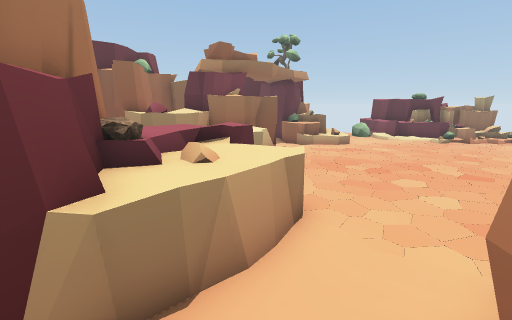
View 1 (above)

23 first-person views from a walk through a 3-D level made in the Unity game engine. The camera is 1.2 m above the floor, tilts 12° down and sees 90° across. The floor is counted in squares, 0.5 m on a side. Each view is taken from the middle of a square. On the plan, view 1 faces up. The plan holds only what a view shows up to about 17 squares ahead; the rest is blank. The place goes on beyond the plan. Some animated figures are not drawn. Some surface patterns are stand-ins.

View 2
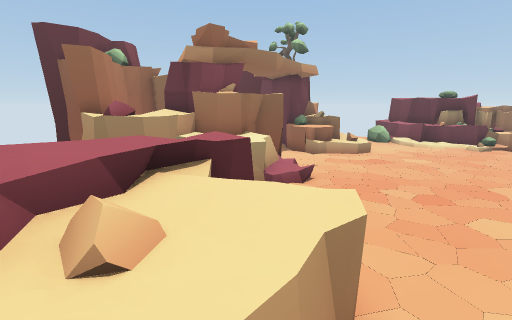

View 3
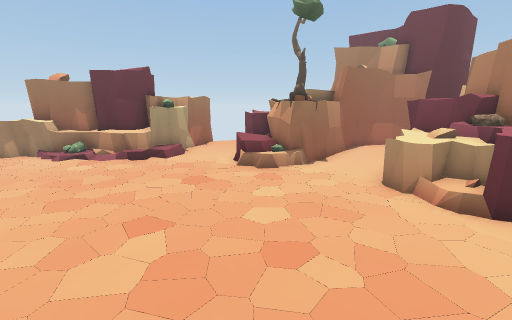

View 4
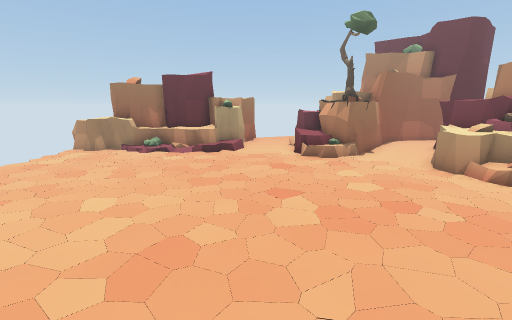

View 5
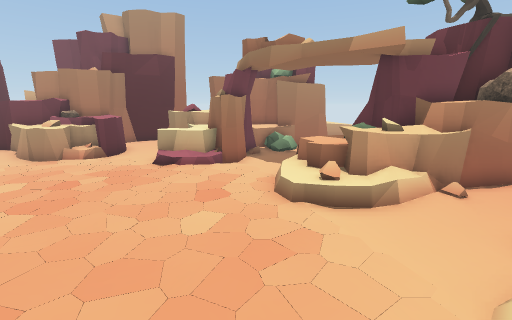

View 6
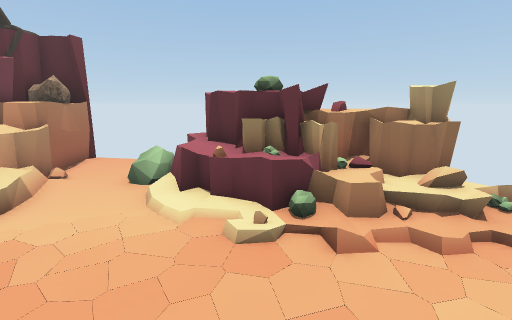

View 7
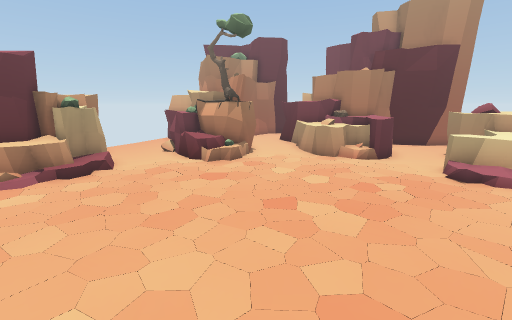

View 8
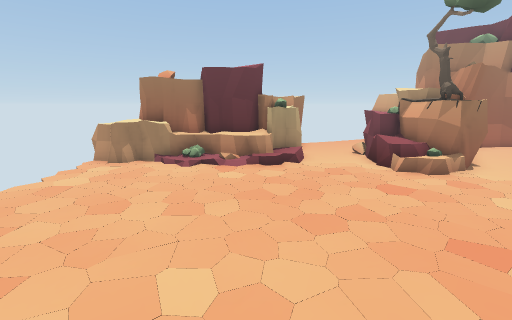

View 9
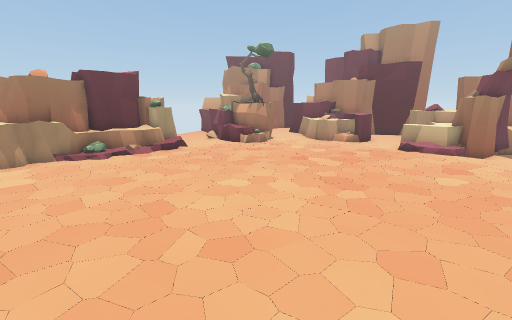

View 10
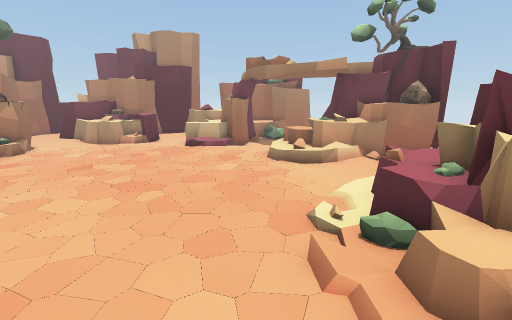

View 11
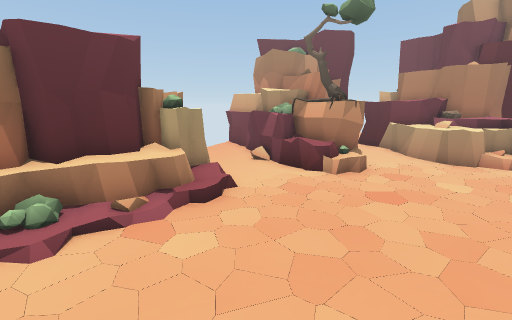

View 12
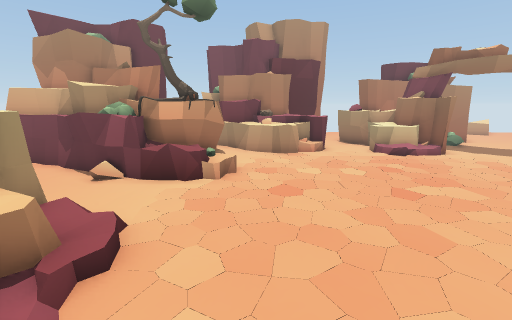

View 13
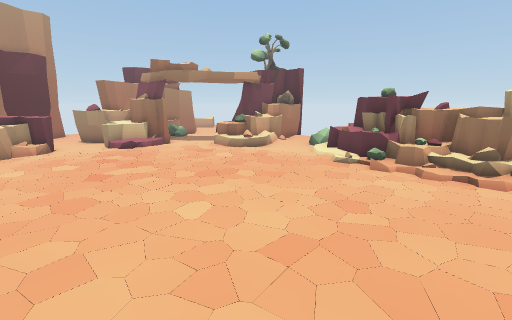

View 14
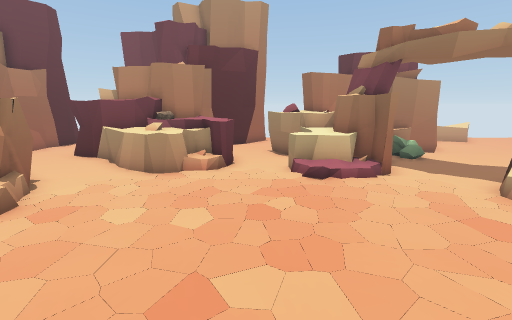

View 15
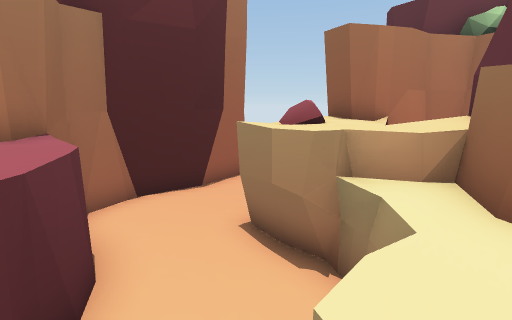

View 16
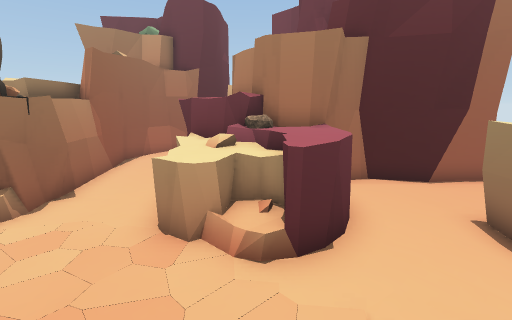

View 17
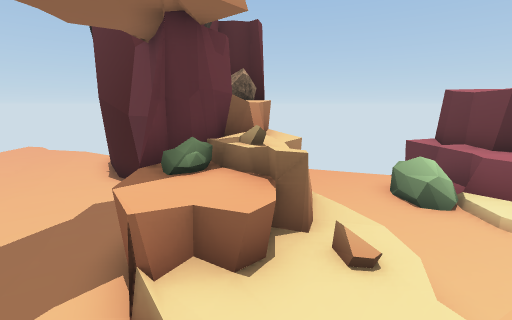

View 18
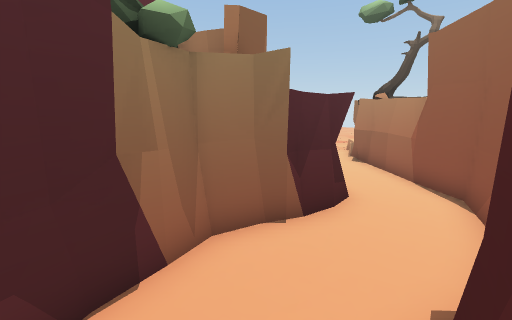

View 19
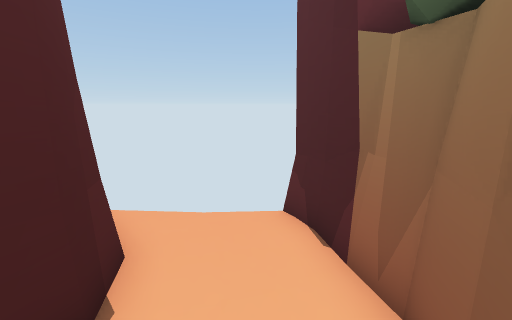

View 20
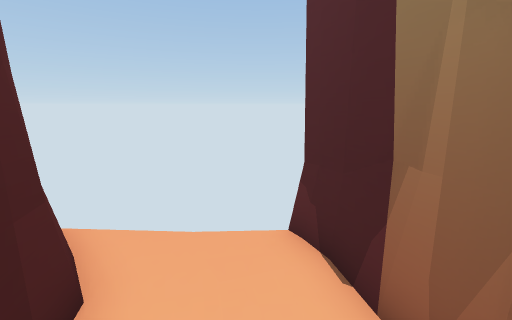

View 21
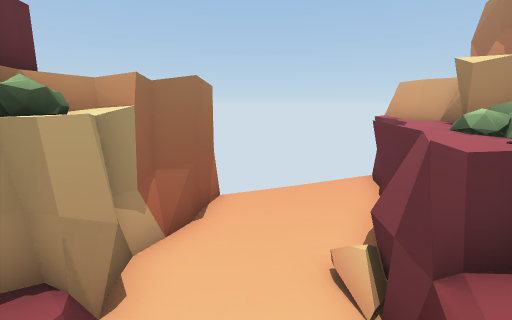

View 22
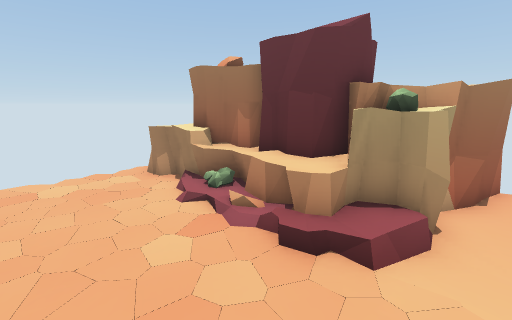

View 23
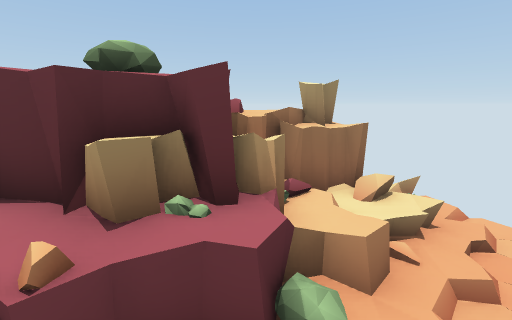

### Floor plan
Key: @ floor where view 1 was taken; # wall or solid block; x gap in a wall; . main floor; : floor 0.25 m higher than the main floor; + floor 0.5 m higher than the main floor; * floor 0.75 m higher than the main floor; % floor 1 m higher than the main floor; / step, stairs or slope; = window, fence, low wall or low ledge; ^ raised ledge; B bush; R rock; T tree; O other object.
Columns run from 10 left of view 1 to 18 right of it. Each row starts with its distance up from view 1.
 28  ...
 27  ......
 26   .....
 25    ....=#
 24    .....#   ###
 23    ..... ####BB... ==
 22    .......##### ...=##
 21    :.......####=../ ##  #
 20      #......###=../.O=BBRR###
 19      ^#.....##R=....=+B#=+=##
 18       ^.....=#*=.... RBB=+::#
 17     #^#  ...=+*::.....=#:::.
 16     #### ....#::.........:..
 15 #####==###..................
 14   ### ####^#................
 13    ###%##O^=................
 12     ##%#==*:................
 11     =####==:................
 10  ##..#=#..=.................
  9  ###........................
  8    ##...===.................
  7     ##.=%%=#................
  6     ####====................
  5        #BR==................
  4        ##R=.................
  3        ##=...#=O............
  2         #=..###O...........
  1  #####  #..=####=...:+::#===#
  0 ###.#####.@^T##^x..#=##O###=#
 -1  .........#^^#^^=..###^^#####
 -2  ........##^^BB^...###  #
 -3  .########  ^^^...#^ ^
 -4  ##         ^^=...^
 -5            #^^... #
 -6           ###=
 -7             ##

Where each view was taken, in squares from view 1:
view 1: 0 up, 0 right, facing up
view 2: 3 up, 0 right, facing up
view 3: 13 up, 5 right, facing down
view 4: 15 up, 8 right, facing down
view 5: 15 up, 12 right, facing left
view 6: 12 up, 12 right, facing up
view 7: 12 up, 12 right, facing down-left
view 8: 12 up, 11 right, facing down
view 9: 15 up, 17 right, facing down-left
view 10: 15 up, 17 right, facing left
view 11: 7 up, 14 right, facing down-left
view 12: 4 up, 14 right, facing left
view 13: 6 up, 17 right, facing up-left
view 14: 9 up, 10 right, facing left
view 15: 10 up, 1 right, facing left
view 16: 10 up, 3 right, facing down-left
view 17: 14 up, 4 right, facing up
view 18: 3 down, 9 left, facing up-right
view 19: 1 down, 4 left, facing left
view 20: 1 down, 5 left, facing left
view 21: 2 up, 7 right, facing down
view 22: 5 up, 8 right, facing down-right
view 23: 16 up, 11 right, facing up-right
